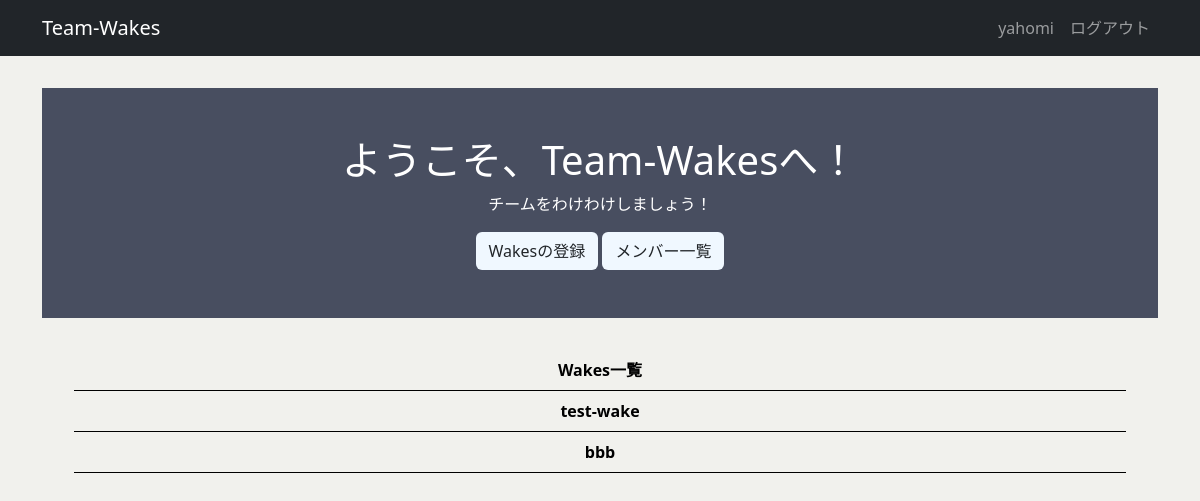
The page / (signed in) on the database as committed earlier.
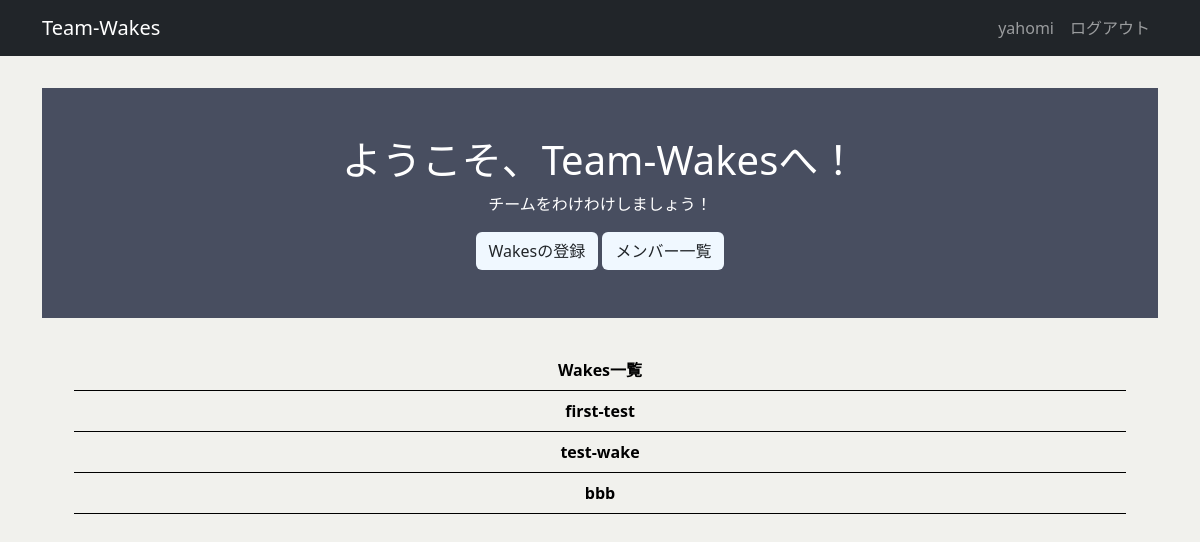
The same page on the database as committed later.
### wakes/models.py (models this page shows, shortened)
class Wake(models.Model):
    name = models.CharField('Wake名', max_length=50)
    description = models.TextField('説明文', max_length=48, default='', null=False, blank=True)
    member = models.ManyToManyField(Member, related_name='members', related_query_name='member')
    created_by = models.ForeignKey(settings.AUTH_USER_MODEL, verbose_name="作成者", on_delete=models.CASCADE)
    class Meta:
        db_table = 'wakes'

### wakes/views.py (the view)
# urls.py: path('', top, name='top'),
def top(request):
    wakes = Wake.objects.all().order_by('-id')
    context = {
        'wakes': wakes,
    }
    return render(request, 'wakes/top.html', context)

### templates/wakes/top.html
{% extends 'base.html' %}
{% load static %}
{% block main %}
  <div class="welcome">
    <h1 class="title">ようこそ、Team-Wakesへ！</h1>
    <p class="subtitle">チームをわけわけしましょう！</p>
    {% if user.is_authenticated %}
      <div class="function-bar">
        <a class="btn btn-color" href="{% url 'wake_new' %}">Wakesの登録</a>
        <a class="btn btn-color" href="{% url 'member' %}">メンバー一覧</a>
      </div>
    {% else %}
      <a class="btn btn-color" href="{% url 'login' %}">ログイン</a>
    {% endif %}
  </div>
  {% if user.is_authenticated %}
    {% if wakes %}
      <ul class="wakes-list">
        <li class="wakes-header">Wakes一覧</li>
        {% for wake in wakes %}
          {% if wake.created_by.id == user.id %}
            <li>
              <a href="{% url 'wake_detail' wake.id %}" class="wake">
                {{ wake.name }}
              </a>
            </li>
          {% endif %}
        {% endfor %}
      </ul>
    {% else %}
      <p class="message">Wakeはまだありません.</p>
    {% endif %}
  {% else %}
    <div class="welcome">
      <a class="btn btn-color" href="{% url 'wake_classic' %}">簡易版を利用する</a>
    </div>
  {% endif %}
{% endblock main %}

Rows that differ between the two databases and show on the page:
added Wake: name "first-test"
